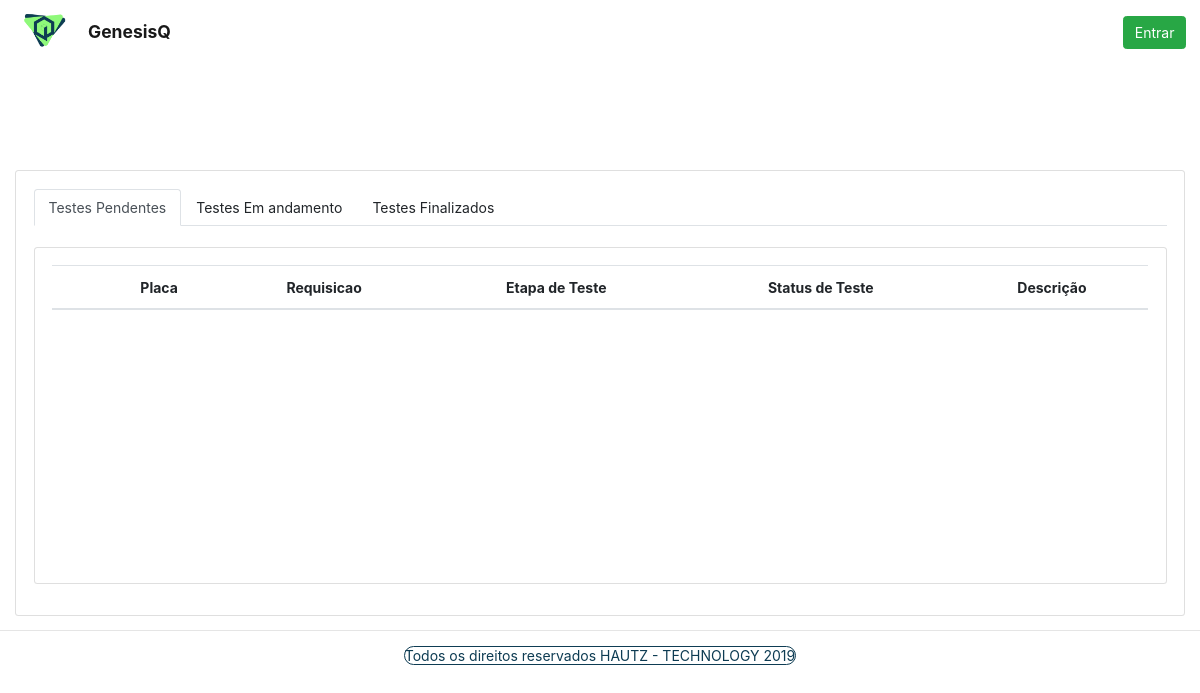
The app's page /testes/, older data.
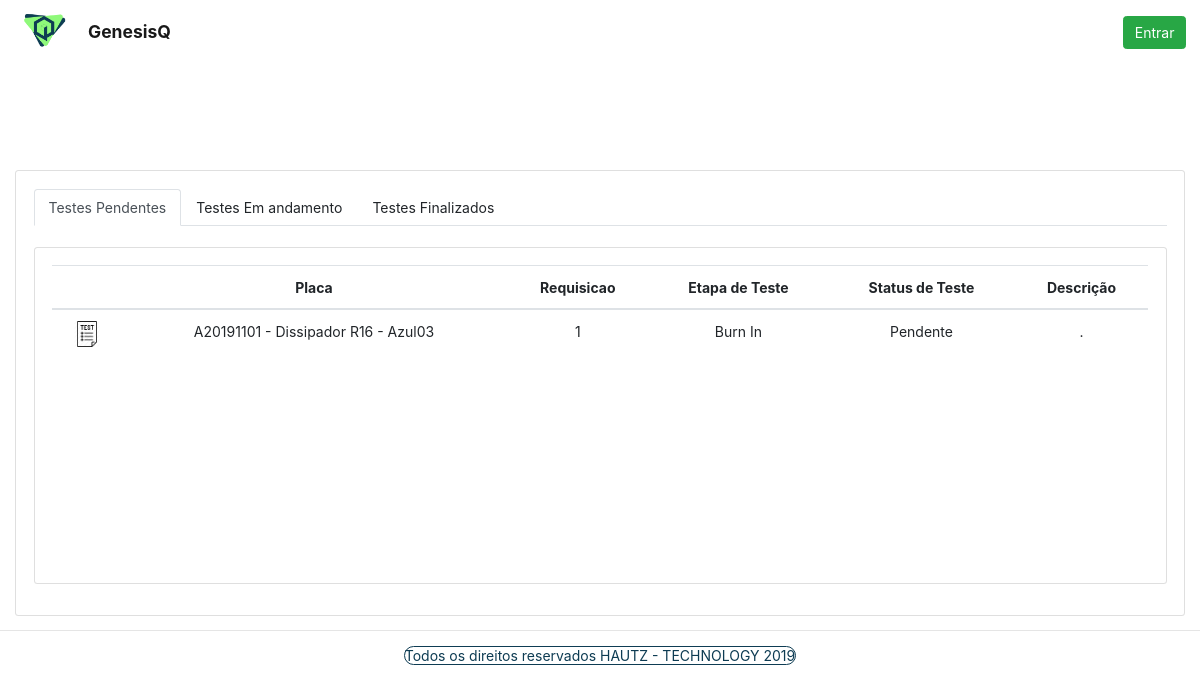
The same page, newer data.
### requisicao/models/requisicao.py (models this page shows, shortened)
class Item_requisicao(models.Model):
    Numero_serie = models.OneToOneField(
        'placas.cadastro_placas',
        verbose_name = 'Número de Série',
        related_name='cadastro_placas_numero_serie',
        on_delete=models.PROTECT,
        null = False,
        blank = False
    )
    Descricao = models.CharField(
        'Descrição do item',
        max_length = 100,
        blank = True
    )
    Requisicao = models.ForeignKey(
        'requisicao.cadastro_requisicao',
        verbose_name = 'Requisição',
        related_name='cadastro_requisicao_id',
        on_delete = models.PROTECT
    )
    Etapa_teste = models.CharField(
        'Etapa do Teste',
        blank = True,
        null = True,
        max_length = 20,
        default='Pendente'
    )
    Status_teste = models.CharField(
        'Status do teste',
        blank = True,
        null = True,
        max_length = 20,
        default='Pendente'
    )
    Data_item = models.DateTimeField(
        auto_now_add = True
    )
    username = models.ForeignKey(
        'contas.usuario',
        related_name='contas_usuario_username_item',
        on_delete = models.PROTECT,
        editable = False,
        default = ""
    )
    class Meta:
        db_table = 'ITEM_REQUISICAO'

class Cadastro_Requisicao(models.Model):
    TIPO_CHOICES = (
        ("Nova", "Nova"),
        ("Retorno", "Retorno")
    )
    STATUS_CHOICES = (
        ("Pendente", "Pendente"),
        ("Em Andamento", "Em Andamento"),
        ("Finalizado", "Finalizado")
    )
    Tipo_Req = models.CharField( #Tipo de Requisição
        'Tipo de requisicao',
        max_length=30,
        choices=TIPO_CHOICES
        )
    Modelo = models.ForeignKey( # Modelo
        'placas.modelo_placas',
        related_name='Modelo_placas_modelo',
        on_delete = models.PROTECT,
        limit_choices_to= {'Ativo': True} #Limita somente a modelos ativos
    )
    Qtd_requerida = models.IntegerField(
        'Qtd Requerida'
    )
    Qtd_atendida = models.IntegerField(
        'Qtd Atendida',
        default = int(),
        editable = False
    )
    Status = models.CharField(
        default="Pendente"
        'Status',
        max_length=20,
        choices=STATUS_CHOICES
    )
    Descricao = models.TextField(
        'Descrição da requisição'
    )
    Data_requisicao = models.DateTimeField(
        auto_now_add = True
    )
    Data_alteracao_requisicao = models.DateTimeField(
        auto_now = True
    )
    username = models.ForeignKey(
        'contas.usuario',
        related_name='contas_usuario_username_requisicao',
        on_delete=models.PROTECT,
        editable = False,
        default = ""
    )
    def __str__(self):
        return '{}'.format(self.id)
    class Meta:
        db_table = 'CADASTRO_REQUISICAO'

### placas/models/cadastro_placas.py (models this page shows)
class Cadastro_placas(models.Model):
    Numero_serie = models.CharField(
        'Número de série',
        max_length=120,
        unique=True
    )
    Modelo = models.ForeignKey(
        'placas.modelo_placas',
        related_name='modelo_placas_modelo',
        on_delete = models.PROTECT,
        null = True,
        limit_choices_to= {'Ativo': True} #Limita somente a modelos ativos
    )
    Revisao_lm = models.IntegerField(
        'Revisao LM'
    )
    Lote_numero = models.ForeignKey(
            'placas.cadastro_lote',
            related_name='Lote_numero_lote',
            on_delete = models.PROTECT,
            null=True,
            limit_choices_to= {'Ativo': True} #Limita somente a modelos ativos
        )
    Observacao = models.TextField(
        'Observação',
        blank=True
    )
    Ativo = models.BooleanField(
        'Placa Ativa',
        default=True
    )
    def __str__(self):
        return '{} - {}'.format(self.Numero_serie, self.Modelo)
    class Meta:
        db_table = 'CADASTRO_PLACAS'
        constraints = [
            models.UniqueConstraint(fields=['Numero_serie'], name="Constraint_placas")
        ]

### placas/models/modelo_placas.py (models this page shows)
class Modelo_placas(models.Model):
    Modelo = models.CharField(
        'modelo',
        max_length=120
    )
    Descricao = models.CharField(
        'Descrição',
        max_length=200
    )
    Ativo = models.BooleanField(
        'Modelo Ativo',
        default=True
    )
    def __str__(self):
        return '{} - {}'.format(self.Modelo, self.Descricao)
    class Meta:
        db_table = 'MODELO_PLACAS'
        constraints = [
            models.UniqueConstraint(fields=['Modelo', 'Descricao'], name="Constraint_modelo")
        ]

### testes/views.py (the view)
# urls.py: path('', views.lista_testes, name="lista-itens-teste"),
def lista_testes(request, id_item=None):
    itens_pendente = Item_requisicao.objects.filter(Status_teste='Pendente')
    itens_andamento = Item_requisicao.objects.filter(Status_teste='Em andamento')
    itens_finalizado = Item_requisicao.objects.filter(Status_teste='Finalizado')
    context = {
        'titulo': 'Testes',
        'item': "",
        'pendente': itens_pendente,
        'andamento': itens_andamento,
        'finalizado': itens_finalizado
    }
    return render(request, "testes/lista-itens-teste.html", context)

### indicadores/context_processors.py (called while the page is built)
def menu_indicadores(requets):
    return {
        "Menu_indicadores": Menu_indicadores.objects.all()
    }

### placas/context_processors.py (called while the page is built)
def menu_placas(requets):
    return {
        "Menu_placas": Menu_placas.objects.all()
    }

### testes/context_processors.py (called while the page is built)
def menu_testes(requets):
    return {
        "lista_testes": Menu_testes.objects.all()
    }

### testes/templates/testes/lista-itens-teste.html (shortened to what this page needs)
{% extends "base.html" %}
{% load static %}
{% load crispy_forms_tags %}
{% block conteudo %}
<div class="container-fluid ">
  <div class="card">
    <div class="card-body ">
        <ul class="nav nav-tabs" id="nav-tab" role="tablist">
          <li class="nav-item">
            <a class="nav-link active" id="nav-pendentes-tab" data-toggle="tab" href="#nav-pendentes" role="tab">Testes Pendentes</a>
          </li>
          <li class="nav-item">
            <a class="nav-link " id="nav-andamento-tab" data-toggle="tab" href="#nav-andamento" role="tab">Testes Em andamento</a>
          </li>
         <li class="nav-item">
          <a class="nav-link " id="nav-finalizados-tab" data-toggle="tab" href="#nav-finalizados" role="tab">Testes Finalizados</a>
          </li>
        </ul>
      <div class="tab-content" id="nav-tabContent">
        <div class="tab-pane fade active show" id="nav-pendentes" role="tabpanel" aria-labelledby="nav-pendentes-tab">
          <br>
          {% if item == "" %}
          <div class="row">
            <div class="col-xs-4 col-sm-12 col-md-12 col-lg-12  mb-3">
              <div class="card">
                <div class="card-body">
                  <div style="overflow: auto; height: 300px">
                    <table class="table small-table table-hovers"
                      aria-describedby="dynamic-table_info">
                      <thead >
                        <tr class="text-center">
                          <th></th>
                          <th>Placa</th>
                          <th>Requisicao</th>
                          <th>Etapa de Teste</th>
                          <th>Status de Teste</th>
                          <th>Descrição</th>
                        </tr>
                      </thead>
                      <tbody>
                        {% for item in pendente %}
                        <tr class="text-center">
                          <td> <a href=" {% url 'testes:realiza-teste' item.id %}"> <img src="{% static 'testes/images/img-test.png' %}" width=26 ></a></td>
                          <td>{{ item.Numero_serie }}</td>
                          <td>{{ item.Requisicao }}</td>
                          <td>{{ item.Etapa_teste }}</td>
                          <td>{{ item.Status_teste }}</td>
                          <td>{{ item.Descricao }}</td>
                        </tr>
                        {% endfor %}
                      </tbody>
                    </table>
                  </div>
                </div>
              </div>
            </div>
          </div>
          {% endif %}
        </div>
      </div>
    </div>
  </div>
</div>
{% endblock conteudo %}

### core/templates/base.html (shortened to what this page needs)
{% load static %}
<!DOCTYPE html>
<html lang="pt-br">
<head>
    <link rel="stylesheet" href="https://stackpath.bootstrapcdn.com/bootstrap/4.3.1/css/bootstrap.min.css"
>
    <link rel="stylesheet"href="//maxcdn.bootstrapcdn.com/font-awesome/4.3.0/css/font-awesome.min.css">
    <link rel="stylesheet" type="text/css" href="{% static 'css/personal.css' %}" />
</head>
<header>
    <body class="css-body">
        <nav class="navbar navbar-expand-sm navbar-light font-weight-bold bg-transparent">
            <a class="navbar-brand" href="{% url 'core:home' %}">
                <img src="{% static 'logo_genesisq.png' %}" width="60" />
            </a>
            {% if user.is_authenticated %}
            <button class="navbar-toggler" type="button" data-toggle="collapse" data-target="#navbarSupportedContent"
                aria-controls="navbarSupportedContent" aria-expanded="false" aria-label="Toggle navigation">
                <span class="navbar-toggler-icon"></span>
            </button>
            <div class="collapse navbar-collapse" id="navbarSupportedContent">
                <ul class="navbar-nav mr-auto">
                    <li class="nav-item dropdown ">
                        <a class="nav-link dropdown-toggle" href="#" id="navbarDropdown" role="button"
                            data-toggle="dropdown" aria-haspopup="true" aria-expanded="false">
                            Gerenciar Placas
                        </a>
                        <div class="dropdown-menu m-auto" aria-labelledby="navbarDropdown">
                            <a class="dropdown-item" href=" {% url 'placas:lista-placa' %} "><i
                                    class="fas fa-microchip"> </i> Placas</a>
                            <div class="dropdown-divider"></div>
                            <a class="dropdown-item" href=" {% url 'placas:lista-modelo' %} "><i
                                    class="fas fa-palette"></i> Modelos</a>
                            <div class="dropdown-divider"></div>
                            <a class="dropdown-item" href=" {% url 'placas:lista-lote' %}"><i
                                    class="fas fa-layer-group"></i> </i> Lotes</a>
                        </div>
                    </li>
                    <li class="nav-item">
                        <a class="nav-link" href="{% url 'requisicao:requisicao' %}">Requisição</a>
                    </li>
                    <li class="nav-item">
                        <a class="nav-link" href="{% url 'testes:lista-itens-teste' %}">Testes</a>
                    </li>
                    <li class="nav-item dropdown">
                        <a class="nav-link dropdown-toggle" href="#" id="navbarDropdown" role="button"
                            data-toggle="dropdown" aria-haspopup="true" aria-expanded="false">
                            Indicadores
                        </a>
                        <div class="dropdown-menu" aria-labelledby="navbarDropdown">
                            <a class="dropdown-item" href=" {% url 'indicadores:indicadores-requisicao' %} ">
                            <i class="fas fa-chart-bar"></i> Requisição
                            </a>
                            <div class="dropdown-divider"></div>
                            <a class="dropdown-item" href="#">
                            <i class="fas fa-chart-bar"></i> Testes
                            </a>
                        </div>
                    </li>
                </ul>
                <div class="dropdown">
                    <button class="btn btn-secondary dropdown-toggle" type="button" id="dropdownMenuButton"
                        data-toggle="dropdown" aria-haspopup="true" aria-expanded="false" style="border-radius: 15px;">
                        <i class="fas fa-user " alt="foto do usuário"></i>
                        Olá, {{ user }}
                        </a></button>
                    <div class="dropdown-menu dropdown-menu-right " aria-labelledby="navbarDropdown">
                        {% if user.tipo == 'A' %}
                        <a class="dropdown-item" href="{% url 'restrito:home_administrador'  %}" ><i
                                class="fas fa-id-card"></i> Área do
                            Administrador</a>
                        <a class="dropdown-item" href="/admin" target="_blank"><i class="fas fa-cog"></i> Administração do site</a>
                        {% elif user.tipo == 'S' %}
                        <a class="dropdown-item" href="{% url 'restrito:home_supervisor' %}"><i
                                class="fas fa-id-card"></i> Área do Supervisor</a>
                        {% elif user.tipo == 'T' %}
                        <a class="dropdown-item" href="{% url 'restrito:home_tester' %}"><i class="fas fa-id-card"></i>
                            Área do Tester</a>
                        {% else %}
                        <a class="dropdown-item" href="{% url 'restrito:home_requisitor' %}"><i
                                class="fas fa-id-card"></i> Área do Requisitor</a>
                        {% endif%}
                        <div class="dropdown-divider"></div>
                        <a class="dropdown-item" href="{% url 'core:sair' %}"><i class="fas fa-power-off"></i>
                            Sair</a>
                    </div>
                </div>
                {% else %}
                <a class="navbar-brand" href="{% url 'core:home' %}">GenesisQ</a>
                <ul class="navbar-nav ml-auto">
                    <a role="button" href="{% url 'core:entrar' %}" class="btn btn btn-success">Entrar</a>
                </ul>
                {% endif %}
        </nav>
</header>
<main>
    <div class="container-fluid">
        <div class="row">
            {% block conteudo %}
            {% endblock conteudo %}
        </div>
    </div>
</main>
</body>
<footer class="text-center">
    <hr />
    <a class="bg-text-blue"> Todos os direitos reservados HAUTZ - TECHNOLOGY 2019 </a>
</footer>
</html>

### core/static/css/personal.css (style rules this page uses)
a { color: inherit; }
footer { color: rgb(14, 60, 83); }
.bg-text-blue { background: white; border-radius: 10px; border: solid 1px rgb(14, 60, 83);v }
body { background-size: cover; background-repeat: no-repeat; background-position: top; position: relative; background-attachment: fixed; overflow: auto; }
html { font-size: 14px; }

Row changes from the older to the newer data that the page shows:
added Item_requisicao: Numero_serie "A20191101 - Dissipador R16 - Azul03", Requisicao "1", Etapa_teste "Burn In", Status_teste "Pendente", Descricao "."
